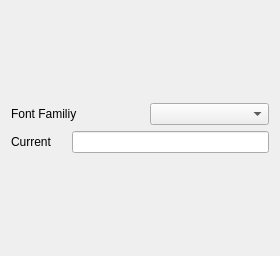
             <widget class="QWidget" name="page_10">
              <property name="geometry">
               <rect>
                <x>0</x>
                <y>0</y>
                <width>280</width>
                <height>256</height>
               </rect>
              </property>
              <attribute name="label">
               <string>Typography</string>
              </attribute>
              <layout class="QVBoxLayout" name="verticalLayout_5">
               <item>
                <spacer name="verticalSpacer_23">
                 <property name="orientation">
                  <enum>Qt::Orientation::Vertical</enum>
                 </property>
                 <property name="sizeHint" stdset="0">
                  <size>
                   <width>20</width>
                   <height>322</height>
                  </size>
                 </property>
                </spacer>
               </item>
               <item>
                <layout class="QHBoxLayout" name="horizontalLayout_10">
                 <property name="spacing">
                  <number>10</number>
                 </property>
                 <item>
                  <widget class="QLabel" name="label_typography">
                   <property name="text">
                    <string>Font Familiy</string>
                   </property>
                  </widget>
                 </item>
                 <item>
                  <spacer name="horizontalSpacer_14">
                   <property name="orientation">
                    <enum>Qt::Orientation::Horizontal</enum>
                   </property>
                   <property name="sizeType">
                    <enum>QSizePolicy::Policy::Minimum</enum>
                   </property>
                   <property name="sizeHint" stdset="0">
                    <size>
                     <width>10</width>
                     <height>20</height>
                    </size>
                   </property>
                  </spacer>
                 </item>
                 <item>
                  <widget class="QComboBox" name="font_combo"/>
                 </item>
                </layout>
               </item>
               <item>
                <layout class="QHBoxLayout" name="horizontalLayout_11">
                 <property name="spacing">
                  <number>10</number>
                 </property>
                 <item>
                  <widget class="QLabel" name="label_current">
                   <property name="text">
                    <string>Current</string>
                   </property>
                  </widget>
                 </item>
                 <item>
                  <spacer name="horizontalSpacer_15">
                   <property name="orientation">
                    <enum>Qt::Orientation::Horizontal</enum>
                   </property>
                   <property name="sizeType">
                    <enum>QSizePolicy::Policy::Minimum</enum>
                   </property>
                   <property name="sizeHint" stdset="0">
                    <size>
                     <width>10</width>
                     <height>20</height>
                    </size>
                   </property>
                  </spacer>
                 </item>
                 <item>
                  <widget class="QLineEdit" name="font_display">
                   <property name="cursor">
                    <cursorShape>PointingHandCursor</cursorShape>
                   </property>
                  </widget>
                 </item>
                </layout>
               </item>
               <item>
                <spacer name="verticalSpacer_26">
                 <property name="orientation">
                  <enum>Qt::Orientation::Vertical</enum>
                 </property>
                 <property name="sizeHint" stdset="0">
                  <size>
                   <width>20</width>
                   <height>322</height>
                  </size>
                 </property>
                </spacer>
               </item>
               <item>
                <spacer name="verticalSpacer_4">
                 <property name="orientation">
                  <enum>Qt::Orientation::Vertical</enum>
                 </property>
                 <property name="sizeHint" stdset="0">
                  <size>
                   <width>20</width>
                   <height>122</height>
                  </size>
                 </property>
                </spacer>
               </item>
              </layout>
             </widget>
